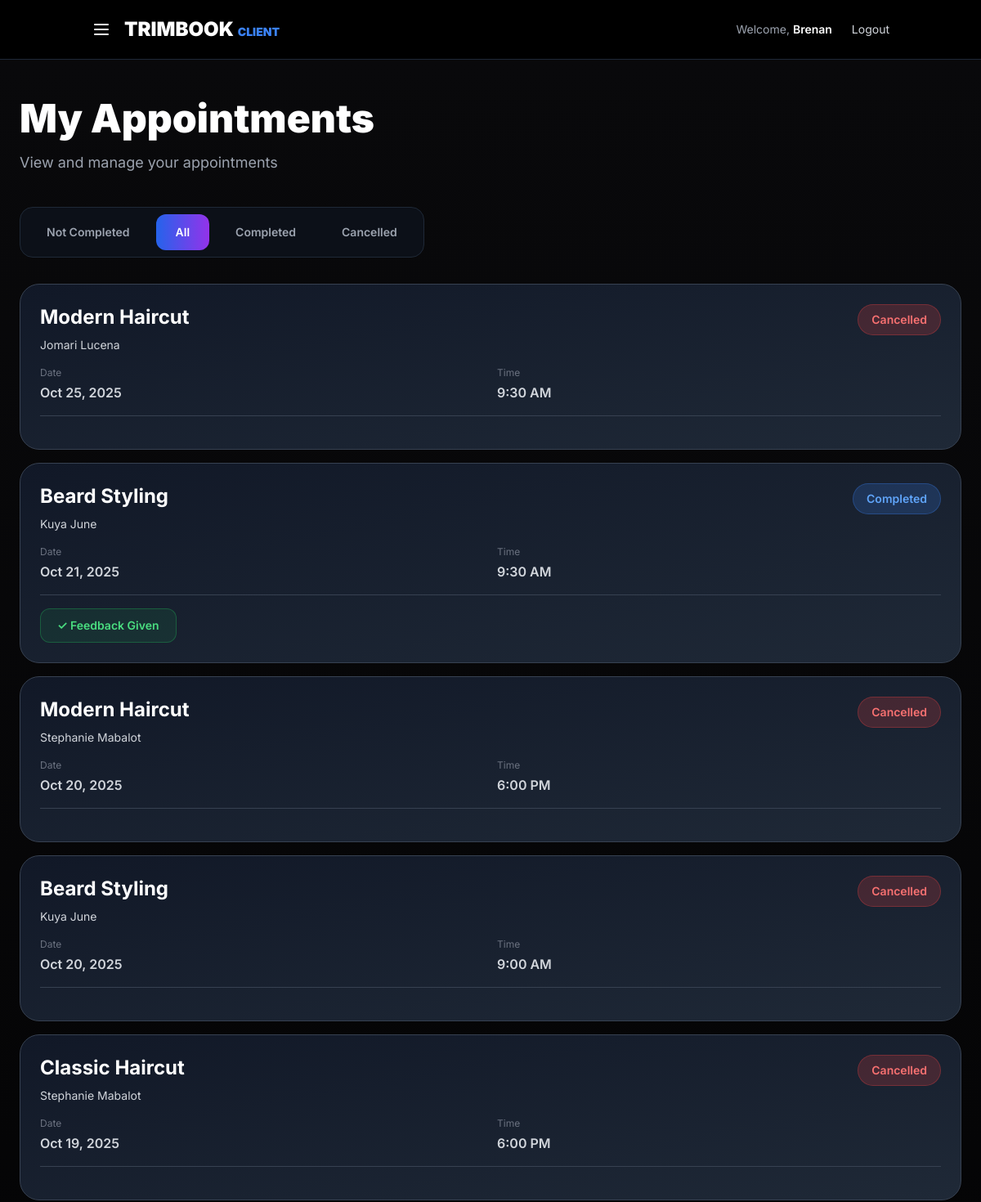
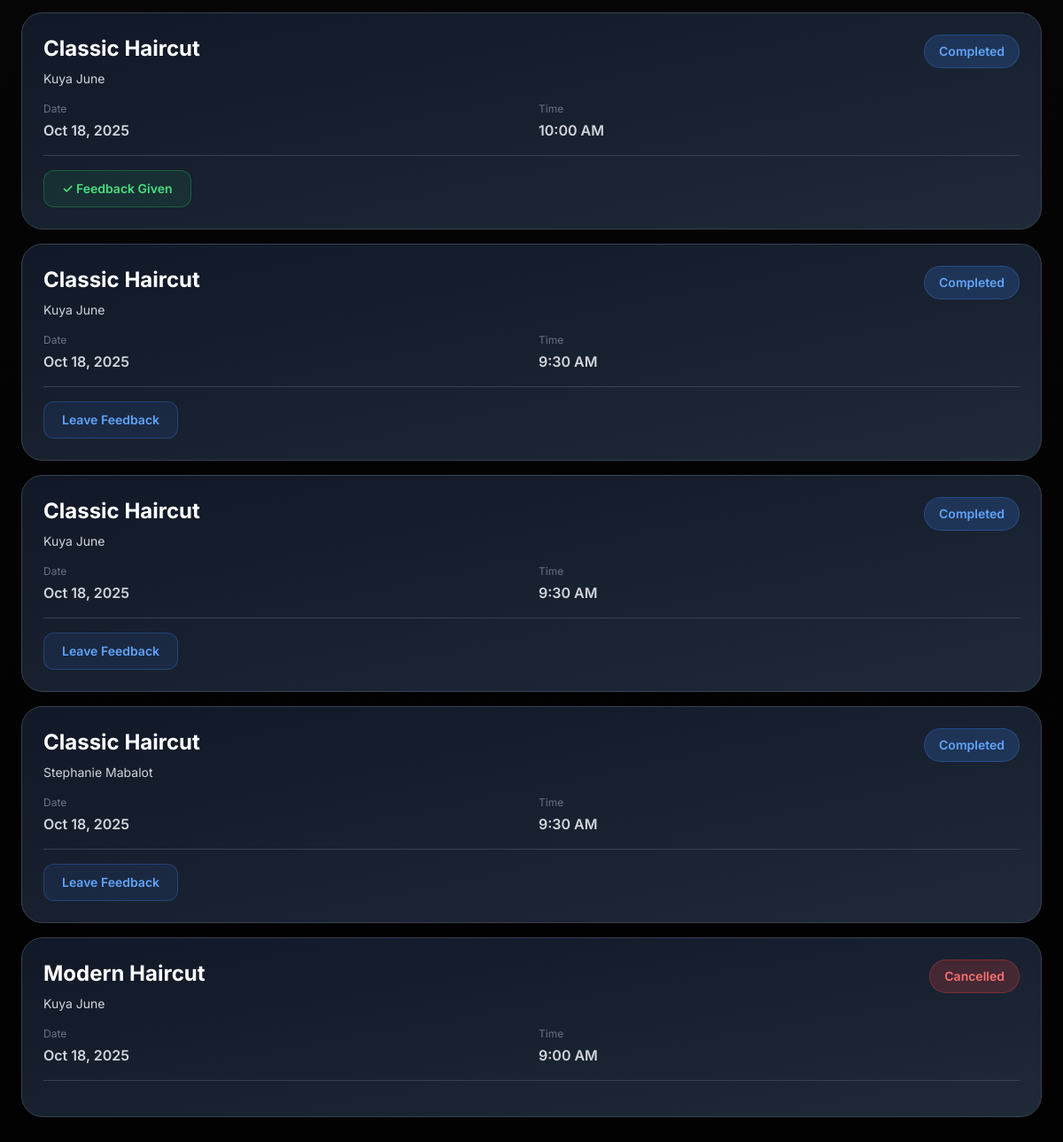
The page /dashboards/client_appointments.php?filter=all (signed in) on the database its author committed (2 pictures, top to bottom).
### tables this page shows
CREATE TABLE `appointments` (
  `appointment_id` int(11) NOT NULL,
  `customer_user_id` int(11) NOT NULL,
  `barber_id` int(11) NOT NULL,
  `service_id` int(11) NOT NULL,
  `appointment_date` date NOT NULL,
  `appointment_time` time NOT NULL,
  `status` enum('pending','confirmed','completed','cancelled') DEFAULT 'pending',
  `created_at` timestamp NOT NULL DEFAULT current_timestamp()
);

CREATE TABLE `services` (
  `service_id` int(11) NOT NULL,
  `service_name` varchar(100) NOT NULL,
  `description` text DEFAULT NULL,
  `price` decimal(10,2) NOT NULL
);

CREATE TABLE `users` (
  `user_id` int(11) NOT NULL,
  `first_name` varchar(50) NOT NULL,
  `last_name` varchar(50) NOT NULL,
  `email` varchar(100) NOT NULL,
  `phone_no` varchar(20) DEFAULT NULL,
  `username` varchar(50) NOT NULL,
  `password` varchar(255) NOT NULL,
  `profile_photo` varchar(255) DEFAULT NULL,
  `user_type` enum('admin','barber','customer') NOT NULL,
  `created_at` timestamp NOT NULL DEFAULT current_timestamp()
);

### dashboards/client_appointments.php (the view, shortened to what this page needs)
<?php
require_once '../includes/dbconfig.php';
$first_name = $_SESSION['first_name'] ?? 'Guest';
$user_id = $_SESSION['user_id'] ?? null;
$appointments = [];
if ($user_id) {
    try {
        $query = "
            SELECT
                a.appointment_id,
                a.appointment_date,
                a.appointment_time,
                a.status,
                u.first_name as barber_first_name,
                u.last_name as barber_last_name,
                s.service_name,
                b.specialization,
                b.barber_id,
                a.created_at,
                COALESCE(f.feedback_id, NULL) as has_feedback
            FROM appointments a
            JOIN barbers b ON a.barber_id = b.barber_id
            JOIN users u ON b.user_id = u.user_id
            JOIN services s ON a.service_id = s.service_id
            LEFT JOIN feedback f ON a.appointment_id = f.appointment_id
            WHERE a.customer_user_id = ?
            ORDER BY a.appointment_date DESC, a.appointment_time DESC
        ";
        $stmt = $conn->prepare($query);
        if (!$stmt) {
            $db_error = "Prepare failed: " . $conn->error;
        } else {
            $stmt->bind_param("i", $user_id);
            $stmt->execute();
            $result = $stmt->get_result();
            while ($row = $result->fetch_assoc()) {
                $appointments[] = $row;
            }
        }
    } catch (Exception $e) {
        $db_error = "Error fetching appointments";
    }
}
function getStatusBadge($status) {
    $badges = [
        'pending' => ['bg' => 'bg-yellow-500/20', 'text' => 'text-yellow-400', 'border' => 'border-yellow-500/30', 'label' => 'Pending'],
        'confirmed' => ['bg' => 'bg-green-500/20', 'text' => 'text-green-400', 'border' => 'border-green-500/30', 'label' => 'Confirmed'],
        'completed' => ['bg' => 'bg-blue-500/20', 'text' => 'text-blue-400', 'border' => 'border-blue-500/30', 'label' => 'Completed'],
        'cancelled' => ['bg' => 'bg-red-500/20', 'text' => 'text-red-400', 'border' => 'border-red-500/30', 'label' => 'Cancelled']
    ];
    return $badges[$status] ?? $badges['pending'];
}
function formatDate($date) {
    $dateObj = new DateTime($date);
    return $dateObj->format('M d, Y');
}
function formatTime($time) {
    return date('g:i A', strtotime($time));
}
$filter = $_GET['filter'] ?? 'not-completed';
$filtered_appointments = array_filter($appointments, function($apt) use ($filter) {
    if ($filter === 'not-completed') {
        return in_array($apt['status'], ['pending', 'confirmed']);
    } elseif ($filter === 'completed') {
        return $apt['status'] === 'completed';
    } elseif ($filter === 'cancelled') {
        return $apt['status'] === 'cancelled';
    }
    return true;
});
?>
<!DOCTYPE html>
<html lang="en">
<head>
  <script src="https://cdn.tailwindcss.com"></script>
</head>
<body class="bg-black text-white antialiased">
  <header class="bg-black/80 backdrop-blur-lg border-b border-gray-800">
    <nav class="container mx-auto flex justify-between items-center py-5 px-6">
      <div class="flex items-center space-x-4">
        <button onclick="toggleSidebar()" class="text-white hover:text-purple-400 transition">
          <svg class="w-6 h-6" fill="none" stroke="currentColor" viewBox="0 0 24 24"><path stroke-linecap="round" stroke-linejoin="round" stroke-width="2" d="M4 6h16M4 12h16M4 18h16"></path></svg>
        </button>
        <a href="/trimbook/pages/homepage_loggedin.php" class="text-2xl font-black">TRIMBOOK <span class="text-blue-500 text-sm">CLIENT</span></a>
      </div>
      <div class="flex items-center space-x-6">
        <span class="text-gray-400 text-sm hidden md:block">Welcome, <span class="text-white font-semibold"><?= htmlspecialchars($first_name) ?></span></span>
        <button onclick="confirmLogout()" class="text-sm text-gray-300 hover:text-white hidden md:block">Logout</button>
      </div>
    </nav>
  </header>
  <main class="min-h-screen bg-gradient-to-b from-zinc-950 to-black py-12 px-6">
    <div class="container mx-auto max-w-6xl">
      <div class="mb-10">
        <h1 class="text-4xl md:text-5xl font-black mb-4">My Appointments</h1>
        <p class="text-gray-400 text-lg">View and manage your appointments</p>
      </div>
      <div class="mb-8 bg-gray-900/50 rounded-2xl p-2 inline-flex gap-2 border border-gray-800 flex-wrap">
        <a href="?filter=not-completed" class="px-6 py-3 rounded-xl text-sm font-semibold transition <?= $filter === 'not-completed' ? 'bg-gradient-to-r from-blue-600 to-purple-600 text-white' : 'text-gray-400 hover:text-white hover:bg-gray-800/50' ?>">Not Completed</a>
        <a href="?filter=all" class="px-6 py-3 rounded-xl text-sm font-semibold transition <?= $filter === 'all' ? 'bg-gradient-to-r from-blue-600 to-purple-600 text-white' : 'text-gray-400 hover:text-white hover:bg-gray-800/50' ?>">All</a>
        <a href="?filter=completed" class="px-6 py-3 rounded-xl text-sm font-semibold transition <?= $filter === 'completed' ? 'bg-gradient-to-r from-blue-600 to-purple-600 text-white' : 'text-gray-400 hover:text-white hover:bg-gray-800/50' ?>">Completed</a>
        <a href="?filter=cancelled" class="px-6 py-3 rounded-xl text-sm font-semibold transition <?= $filter === 'cancelled' ? 'bg-gradient-to-r from-blue-600 to-purple-600 text-white' : 'text-gray-400 hover:text-white hover:bg-gray-800/50' ?>">Cancelled</a>
      </div>
      <div class="space-y-4">
        <?php if (count($filtered_appointments) === 0): ?>
          <div class="bg-gradient-to-br from-gray-900 to-gray-800 border border-gray-700 rounded-3xl px-8 py-16 text-center">
            <h3 class="text-xl font-semibold text-white mb-2">No appointments found</h3>
          </div>
        <?php else: ?>
          <?php foreach ($filtered_appointments as $apt): ?>
            <div class="bg-gradient-to-br from-gray-900 to-gray-800 border border-gray-700 rounded-3xl p-6 card-hover" id="appointment-<?= $apt['appointment_id'] ?>">
              <div class="flex justify-between items-start mb-4">
                <div>
                  <h3 class="text-2xl font-bold text-white mb-2"><?= htmlspecialchars($apt['service_name']) ?></h3>
                  <p class="text-sm text-gray-300"><?= htmlspecialchars($apt['barber_first_name'] . ' ' . $apt['barber_last_name']) ?></p>
                </div>
                <?php $badge = getStatusBadge($apt['status']); ?>
                <span class="px-4 py-2 rounded-full text-sm font-semibold <?= $badge['bg'] ?> <?= $badge['text'] ?> border <?= $badge['border'] ?>"><?= $badge['label'] ?></span>
              </div>
              <div class="grid grid-cols-2 gap-4 mb-4">
                <div class="text-gray-300">
                  <p class="text-xs text-gray-500 mb-1">Date</p>
                  <p class="font-semibold"><?= formatDate($apt['appointment_date']) ?></p>
                </div>
                <div class="text-gray-300">
                  <p class="text-xs text-gray-500 mb-1">Time</p>
                  <p class="font-semibold"><?= formatTime($apt['appointment_time']) ?></p>
                </div>
              </div>
              <div class="flex gap-3 pt-4 border-t border-gray-700">
                <?php if (in_array($apt['status'], ['pending', 'confirmed'])): ?>
                  <button onclick="showCancelModal(<?= $apt['appointment_id'] ?>, '<?= htmlspecialchars($apt['service_name'], ENT_QUOTES) ?>', '<?= formatDate($apt['appointment_date']) ?>', '<?= formatTime($apt['appointment_time']) ?>')" class="px-5 py-2.5 text-sm font-semibold text-red-400 bg-red-500/10 rounded-xl hover:bg-red-500/20 border border-red-500/30 transition">Cancel</button>
                <?php elseif ($apt['status'] === 'completed'): ?>
                  <?php if (!$apt['has_feedback']): ?>
                    <button onclick="showFeedbackModal(<?= $apt['appointment_id'] ?>, '<?= htmlspecialchars($apt['barber_first_name'] . ' ' . $apt['barber_last_name'], ENT_QUOTES) ?>', <?= $apt['barber_id'] ?>)" class="px-5 py-2.5 text-sm font-semibold text-blue-400 bg-blue-500/10 rounded-xl hover:bg-blue-500/20 border border-blue-500/30 transition">Leave Feedback</button>
                  <?php else: ?>
                    <span class="px-5 py-2.5 text-sm font-semibold text-green-400 bg-green-500/10 rounded-xl border border-green-500/30">✓ Feedback Given</span>
                  <?php endif; ?>
                <?php endif; ?>
              </div>
            </div>
          <?php endforeach; ?>
        <?php endif; ?>
      </div>
    </div>
  </main>
</body>
</html>

### dashboards/client_appointments.php (style rules this page uses)
body { font-family: 'Inter', sans-serif; }
.card-hover { transition: all 0.3s ease; }

### rows shown on the page
appointments: service.service_name "Modern Haircut", users.first_name+last_name "Jomari Lucena", status "Cancelled", appointment_date "Oct 25, 2025", appointment_time "9:30 AM"
appointments: service.service_name "Beard Styling", users.first_name+last_name "Kuya June", status "Completed", appointment_date "Oct 21, 2025", appointment_time "9:30 AM", shows "✓ Feedback Given"
appointments: service.service_name "Modern Haircut", users.first_name+last_name "Stephanie Mabalot", status "Cancelled", appointment_date "Oct 20, 2025", appointment_time "6:00 PM"
appointments: service.service_name "Beard Styling", users.first_name+last_name "Kuya June", status "Cancelled", appointment_date "Oct 20, 2025", appointment_time "9:00 AM"
appointments: service.service_name "Classic Haircut", users.first_name+last_name "Stephanie Mabalot", status "Cancelled", appointment_date "Oct 19, 2025", appointment_time "6:00 PM"
appointments: service.service_name "Classic Haircut", users.first_name+last_name "Kuya June", status "Completed", appointment_date "Oct 18, 2025", appointment_time "10:00 AM", shows "✓ Feedback Given"
appointments: service.service_name "Classic Haircut", users.first_name+last_name "Kuya June", status "Completed", appointment_date "Oct 18, 2025", appointment_time "9:30 AM"
appointments: service.service_name "Classic Haircut", users.first_name+last_name "Kuya June", status "Completed", appointment_date "Oct 18, 2025", appointment_time "9:30 AM"
appointments: service.service_name "Classic Haircut", users.first_name+last_name "Stephanie Mabalot", status "Completed", appointment_date "Oct 18, 2025", appointment_time "9:30 AM"
appointments: service.service_name "Modern Haircut", users.first_name+last_name "Kuya June", status "Cancelled", appointment_date "Oct 18, 2025", appointment_time "9:00 AM"

### other values the page prints
$first_name "Brenan"
